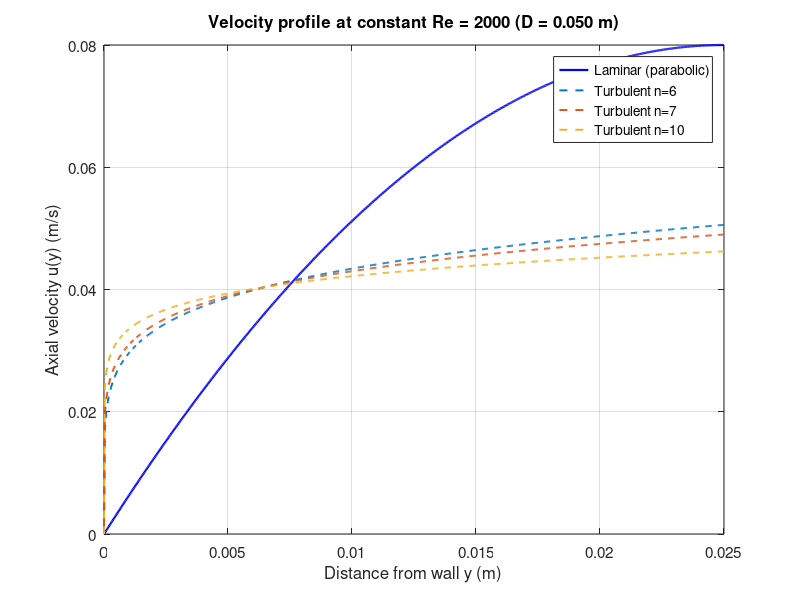
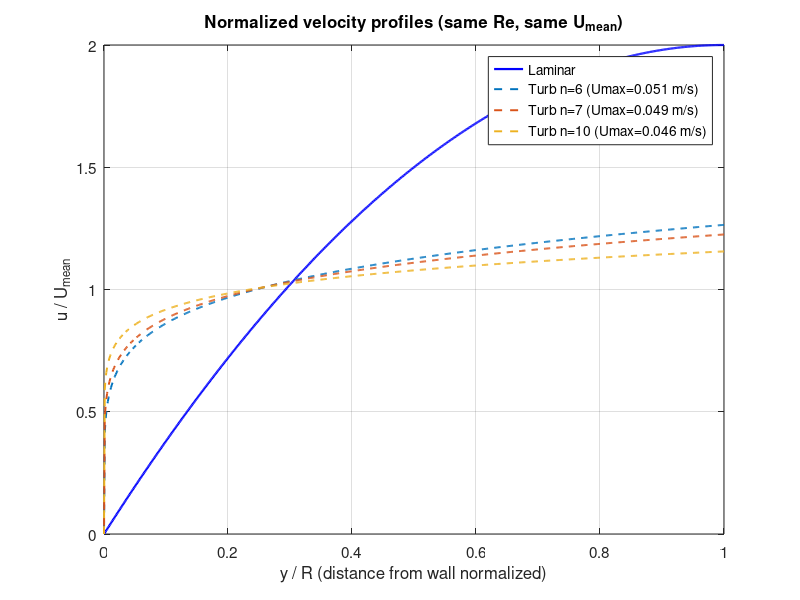

Reproduce these figures in MATLAB, in order.
clearvars; close all;

% Parameters (change if needed)
Re = 2000;           % target Reynolds number (based on mean velocity)
nu = 1e-6;           % kinematic viscosity (m^2/s), e.g., water at ~20°C
D = 0.05;            % pipe diameter (m)
R = D/2;

% Compute mean velocity from Re
Umean = Re * nu / D;    % U_mean = Re * nu / D

% Radial coordinate and distance from wall
nr = 800;
r = linspace(0, R, nr);      % r = 0 (center) to R (wall)
y = R - r;                   % distance from wall (0 at wall, R at center)

% Laminar profile
Umax_lam = 2 * Umean;                    % Umax = 2 Umean for parabolic profile
u_lam = Umax_lam .* (1 - (r./R).^2);

% Turbulent power-law profiles (u/Umax = (1 - r/R)^(1/n))
ns = [6, 7, 10];   % typical exponents (n larger -> fuller profile)
u_turb = zeros(length(ns), numel(r));
Umax_turb = zeros(size(ns));

for i = 1:length(ns)
    n = ns(i);
    % Determine Umax such that mean velocity = Umean:
    % Umean = (2/R^2) * integral_0^R u(r) r dr
    % with u = Umax * (1 - r/R)^(1/n)
    % compute integral numerically to get Umax = Umean / factor
    u_test = (1 - (r./R)).^(1/n);  % shape
    % compute mean factor via area-weighted radial integral
    factor = (2/(R^2)) * trapz(r, u_test .* r);
    Umax_turb(i) = Umean / factor;
    u_turb(i,:) = Umax_turb(i) .* u_test;
end

% Plot u vs distance from wall (y)
figure;
hold on; box on; grid on;
plot(y, u_lam, 'b-', 'LineWidth',1.6, 'DisplayName','Laminar (parabolic)');
colors = lines(length(ns));
for i = 1:length(ns)
    plot(y, u_turb(i,:), '--', 'Color', colors(i,:), 'LineWidth',1.4, ...
         'DisplayName', sprintf('Turbulent n=%d', ns(i)));
end
xlabel('Distance from wall y (m)');
ylabel('Axial velocity u(y) (m/s)');
title(sprintf('Velocity profile at constant Re = %.0f (D = %.3f m)', Re, D));
legend('Location','northeast');
xlim([0 R]);
set(gca,'FontSize',11);

% Optional: normalized plot u/Umean vs y/R
figure;
plot(y./R, u_lam./Umean, 'b-', 'LineWidth',1.6, 'DisplayName','Laminar');
hold on; grid on; box on;
for i = 1:length(ns)
    plot(y./R, u_turb(i,:)./Umean, '--', 'Color', colors(i,:), 'LineWidth',1.4, ...
         'DisplayName', sprintf('Turb n=%d (Umax=%.2g m/s)', ns(i), Umax_turb(i)));
end
xlabel('y / R (distance from wall normalized)');
ylabel('u / U_{mean}');
title('Normalized velocity profiles (same Re, same U_{mean})');
legend('Location','northeast');
xlim([0 1]); set(gca,'FontSize',11);

% Print summary
fprintf('Re = %.0f, nu = %.2e m^2/s, D = %.3f m -> U_mean = %.3e m/s\n', Re, nu, D, Umean);
fprintf('Laminar: Umax = %.3e m/s (Umax/Umean = %.2f)\n', Umax_lam, Umax_lam/Umean);
for i=1:length(ns)
    fprintf('Turb n=%d: Umax = %.3e m/s (Umax/Umean = %.2f)\n', ns(i), Umax_turb(i), Umax_turb(i)/Umean);
end
